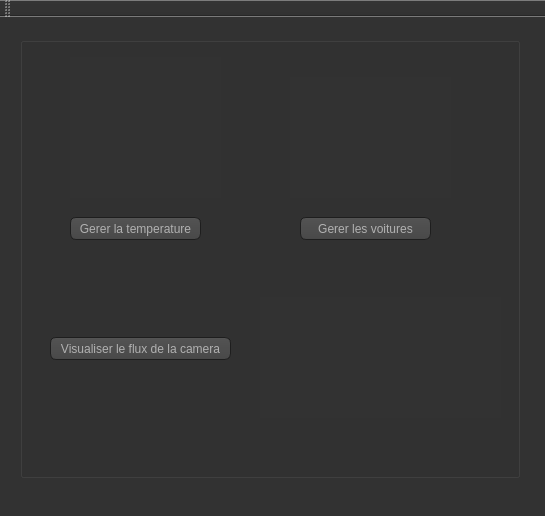
<?xml version="1.0" encoding="UTF-8"?>
<ui version="4.0">
 <class>MainWindow</class>
 <widget class="QMainWindow" name="MainWindow">
  <property name="geometry">
   <rect>
    <x>0</x>
    <y>0</y>
    <width>545</width>
    <height>516</height>
   </rect>
  </property>
  <property name="windowTitle">
   <string>MainWindow</string>
  </property>
  <property name="styleSheet">
   <string notr="true">QToolTip
{
     border: 1px solid black;
     background-color: #ffa02f;
     padding: 1px;
     border-radius: 3px;
     opacity: 100;
}

QWidget
{
    color: #b1b1b1;
    background-color: #323232;
}

QWidget:item:hover
{
    background-color: QLinearGradient( x1: 0, y1: 0, x2: 0, y2: 1, stop: 0 #ffa02f, stop: 1 #ca0619);
    color: #000000;
}

QWidget:item:selected
{
    background-color: QLinearGradient( x1: 0, y1: 0, x2: 0, y2: 1, stop: 0 #ffa02f, stop: 1 #d7801a);
}

QMenuBar::item
{
    background: transparent;
}

QMenuBar::item:selected
{
    background: transparent;
    border: 1px solid #ffaa00;
}

QMenuBar::item:pressed
{
    background: #444;
    border: 1px solid #000;
    background-color: QLinearGradient(
        x1:0, y1:0,
        x2:0, y2:1,
        stop:1 #212121,
        stop:0.4 #343434/*,
        stop:0.2 #343434,
        stop:0.1 #ffaa00*/
    );
    margin-bottom:-1px;
    padding-bottom:1px;
}

QMenu
{
    border: 1px solid #000;
}

QMenu::item
{
    padding: 2px 20px 2px 20px;
}

QMenu::item:selected
{
    color: #000000;
}

QWidget:disabled
{
    color: #404040;
    background-color: #323232;
}

QAbstractItemView
{
    background-color: QLinearGradient( x1: 0, y1: 0, x2: 0, y2: 1, stop: 0 #4d4d4d, stop: 0.1 #646464, stop: 1 #5d5d5d);
}

QWidget:focus
{
    /*border: 2px solid QLinearGradient( x1: 0, y1: 0, x2: 0, y2: 1, stop: 0 #ffa02f, stop: 1 #d7801a);*/
}

QLineEdit
{
    background-color: QLinearGradient( x1: 0, y1: 0, x2: 0, y2: 1, stop: 0 #4d4d4d, stop: 0 #646464, stop: 1 #5d5d5d);
    padding: 1px;
    border-style: solid;
    border: 1px solid #1e1e1e;
    border-radius: 5;
}

QPushButton
{
    color: #b1b1b1;
    background-color: QLinearGradient( x1: 0, y1: 0, x2: 0, y2: 1, stop: 0 #565656, stop: 0.1 #525252, stop: 0.5 #4e4e4e, stop: 0.9 #4a4a4a, stop: 1 #464646);
    border-width: 1px;
    border-color: #1e1e1e;
    border-style: solid;
    border-radius: 6;
    padding: 3px;
    font-size: 12px;
    padding-left: 5px;
    padding-right: 5px;
}

QPushButton:pressed
{
    background-color: QLinearGradient( x1: 0, y1: 0, x2: 0, y2: 1, stop: 0 #2d2d2d, stop: 0.1 #2b2b2b, stop: 0.5 #292929, stop: 0.9 #282828, stop: 1 #252525);
}

QComboBox
{
    selection-background-color: #ffaa00;
    background-color: QLinearGradient( x1: 0, y1: 0, x2: 0, y2: 1, stop: 0 #565656, stop: 0.1 #525252, stop: 0.5 #4e4e4e, stop: 0.9 #4a4a4a, stop: 1 #464646);
    border-style: solid;
    border: 1px solid #1e1e1e;
    border-radius: 5;
}

QComboBox:hover,QPushButton:hover
{
    border: 2px solid QLinearGradient( x1: 0, y1: 0, x2: 0, y2: 1, stop: 0 #ffa02f, stop: 1 #d7801a);
}


QComboBox:on
{
    padding-top: 3px;
    padding-left: 4px;
    background-color: QLinearGradient( x1: 0, y1: 0, x2: 0, y2: 1, stop: 0 #2d2d2d, stop: 0.1 #2b2b2b, stop: 0.5 #292929, stop: 0.9 #282828, stop: 1 #252525);
    selection-background-color: #ffaa00;
}

QComboBox QAbstractItemView
{
    border: 2px solid darkgray;
    selection-background-color: QLinearGradient( x1: 0, y1: 0, x2: 0, y2: 1, stop: 0 #ffa02f, stop: 1 #d7801a);
}

QComboBox::drop-down
{
     subcontrol-origin: padding;
     subcontrol-position: top right;
     width: 15px;

     border-left-width: 0px;
     border-left-color: darkgray;
     border-left-style: solid; /* just a single line */
     border-top-right-radius: 3px; /* same radius as the QComboBox */
     border-bottom-right-radius: 3px;
 }

QComboBox::down-arrow
{
     image: url(:/down_arrow.png);
}

QGroupBox:focus
{
border: 2px solid QLinearGradient( x1: 0, y1: 0, x2: 0, y2: 1, stop: 0 #ffa02f, stop: 1 #d7801a);
}

QTextEdit:focus
{
    border: 2px solid QLinearGradient( x1: 0, y1: 0, x2: 0, y2: 1, stop: 0 #ffa02f, stop: 1 #d7801a);
}

QScrollBar:horizontal {
     border: 1px solid #222222;
     background: QLinearGradient( x1: 0, y1: 0, x2: 0, y2: 1, stop: 0.0 #121212, stop: 0.2 #282828, stop: 1 #484848);
     height: 7px;
     margin: 0px 16px 0 16px;
}

QScrollBar::handle:horizontal
{
      background: QLinearGradient( x1: 0, y1: 0, x2: 1, y2: 0, stop: 0 #ffa02f, stop: 0.5 #d7801a, stop: 1 #ffa02f);
      min-height: 20px;
      border-radius: 2px;
}

QScrollBar::add-line:horizontal {
      border: 1px solid #1b1b19;
      border-radius: 2px;
      background: QLinearGradient( x1: 0, y1: 0, x2: 1, y2: 0, stop: 0 #ffa02f, stop: 1 #d7801a);
      width: 14px;
      subcontrol-position: right;
      subcontrol-origin: margin;
}

QScrollBar::sub-line:horizontal {
      border: 1px solid #1b1b19;
      border-radius: 2px;
      background: QLinearGradient( x1: 0, y1: 0, x2: 1, y2: 0, stop: 0 #ffa02f, stop: 1 #d7801a);
      width: 14px;
     subcontrol-position: left;
     subcontrol-origin: margin;
}

QScrollBar::right-arrow:horizontal, QScrollBar::left-arrow:horizontal
{
      border: 1px solid black;
      width: 1px;
      height: 1px;
      background: white;
}

QScrollBar::add-page:horizontal, QScrollBar::sub-page:horizontal
{
      background: none;
}

QScrollBar:vertical
{
      background: QLinearGradient( x1: 0, y1: 0, x2: 1, y2: 0, stop: 0.0 #121212, stop: 0.2 #282828, stop: 1 #484848);
      width: 7px;
      margin: 16px 0 16px 0;
      border: 1px solid #222222;
}

QScrollBar::handle:vertical
{
      background: QLinearGradient( x1: 0, y1: 0, x2: 0, y2: 1, stop: 0 #ffa02f, stop: 0.5 #d7801a, stop: 1 #ffa02f);
      min-height: 20px;
      border-radius: 2px;
}

QScrollBar::add-line:vertical
{
      border: 1px solid #1b1b19;
      border-radius: 2px;
      background: QLinearGradient( x1: 0, y1: 0, x2: 0, y2: 1, stop: 0 #ffa02f, stop: 1 #d7801a);
      height: 14px;
      subcontrol-position: bottom;
      subcontrol-origin: margin;
}

QScrollBar::sub-line:vertical
{
      border: 1px solid #1b1b19;
      border-radius: 2px;
      background: QLinearGradient( x1: 0, y1: 0, x2: 0, y2: 1, stop: 0 #d7801a, stop: 1 #ffa02f);
      height: 14px;
      subcontrol-position: top;
      subcontrol-origin: margin;
}

QScrollBar::up-arrow:vertical, QScrollBar::down-arrow:vertical
{
      border: 1px solid black;
      width: 1px;
      height: 1px;
      background: white;
}


QScrollBar::add-page:vertical, QScrollBar::sub-page:vertical
{
      background: none;
}

QTextEdit
{
    background-color: #242424;
}

QPlainTextEdit
{
    background-color: #242424;
}

QHeaderView::section
{
    background-color: QLinearGradient(x1:0, y1:0, x2:0, y2:1, stop:0 #616161, stop: 0.5 #505050, stop: 0.6 #434343, stop:1 #656565);
    color: white;
    padding-left: 4px;
    border: 1px solid #6c6c6c;
}

QCheckBox:disabled
{
color: #414141;
}

QDockWidget::title
{
    text-align: center;
    spacing: 3px; /* spacing between items in the tool bar */
    background-color: QLinearGradient(x1:0, y1:0, x2:0, y2:1, stop:0 #323232, stop: 0.5 #242424, stop:1 #323232);
}

QDockWidget::close-button, QDockWidget::float-button
{
    text-align: center;
    spacing: 1px; /* spacing between items in the tool bar */
    background-color: QLinearGradient(x1:0, y1:0, x2:0, y2:1, stop:0 #323232, stop: 0.5 #242424, stop:1 #323232);
}

QDockWidget::close-button:hover, QDockWidget::float-button:hover
{
    background: #242424;
}

QDockWidget::close-button:pressed, QDockWidget::float-button:pressed
{
    padding: 1px -1px -1px 1px;
}

QMainWindow::separator
{
    background-color: QLinearGradient(x1:0, y1:0, x2:0, y2:1, stop:0 #161616, stop: 0.5 #151515, stop: 0.6 #212121, stop:1 #343434);
    color: white;
    padding-left: 4px;
    border: 1px solid #4c4c4c;
    spacing: 3px; /* spacing between items in the tool bar */
}

QMainWindow::separator:hover
{

    background-color: QLinearGradient(x1:0, y1:0, x2:0, y2:1, stop:0 #d7801a, stop:0.5 #b56c17 stop:1 #ffa02f);
    color: white;
    padding-left: 4px;
    border: 1px solid #6c6c6c;
    spacing: 3px; /* spacing between items in the tool bar */
}

QToolBar::handle
{
     spacing: 3px; /* spacing between items in the tool bar */
     background: url(:/images/handle.png);
}

QMenu::separator
{
    height: 2px;
    background-color: QLinearGradient(x1:0, y1:0, x2:0, y2:1, stop:0 #161616, stop: 0.5 #151515, stop: 0.6 #212121, stop:1 #343434);
    color: white;
    padding-left: 4px;
    margin-left: 10px;
    margin-right: 5px;
}

QProgressBar
{
    border: 2px solid grey;
    border-radius: 5px;
    text-align: center;
}

QProgressBar::chunk
{
    background-color: #d7801a;
    width: 2.15px;
    margin: 0.5px;
}

QTabBar::tab {
    color: #b1b1b1;
    border: 1px solid #444;
    border-bottom-style: none;
    background-color: #323232;
    padding-left: 10px;
    padding-right: 10px;
    padding-top: 3px;
    padding-bottom: 2px;
    margin-right: -1px;
}

QTabWidget::pane {
    border: 1px solid #444;
    top: 1px;
}

QTabBar::tab:last
{
    margin-right: 0; /* the last selected tab has nothing to overlap with on the right */
    border-top-right-radius: 3px;
}

QTabBar::tab:first:!selected
{
 margin-left: 0px; /* the last selected tab has nothing to overlap with on the right */


    border-top-left-radius: 3px;
}

QTabBar::tab:!selected
{
    color: #b1b1b1;
    border-bottom-style: solid;
    margin-top: 3px;
    background-color: QLinearGradient(x1:0, y1:0, x2:0, y2:1, stop:1 #212121, stop:.4 #343434);
}

QTabBar::tab:selected
{
    border-top-left-radius: 3px;
    border-top-right-radius: 3px;
    margin-bottom: 0px;
}

QTabBar::tab:!selected:hover
{
    /*border-top: 2px solid #ffaa00;
    padding-bottom: 3px;*/
    border-top-left-radius: 3px;
    border-top-right-radius: 3px;
    background-color: QLinearGradient(x1:0, y1:0, x2:0, y2:1, stop:1 #212121, stop:0.4 #343434, stop:0.2 #343434, stop:0.1 #ffaa00);
}

QRadioButton::indicator:checked, QRadioButton::indicator:unchecked{
    color: #b1b1b1;
    background-color: #323232;
    border: 1px solid #b1b1b1;
    border-radius: 6px;
}

QRadioButton::indicator:checked
{
    background-color: qradialgradient(
        cx: 0.5, cy: 0.5,
        fx: 0.5, fy: 0.5,
        radius: 1.0,
        stop: 0.25 #ffaa00,
        stop: 0.3 #323232
    );
}

QCheckBox::indicator{
    color: #b1b1b1;
    background-color: #323232;
    border: 1px solid #b1b1b1;
    width: 9px;
    height: 9px;
}

QRadioButton::indicator
{
    border-radius: 6px;
}

QRadioButton::indicator:hover, QCheckBox::indicator:hover
{
    border: 1px solid #ffaa00;
}

QCheckBox::indicator:checked
{
    image:url(:/images/checkbox.png);
}

QCheckBox::indicator:disabled, QRadioButton::indicator:disabled
{
    border: 1px solid #444;
}</string>
  </property>
  <widget class="QWidget" name="centralWidget">
   <widget class="QGroupBox" name="groupBox">
    <property name="geometry">
     <rect>
      <x>20</x>
      <y>20</y>
      <width>500</width>
      <height>441</height>
     </rect>
    </property>
    <property name="title">
     <string/>
    </property>
    <widget class="QPushButton" name="pushButton">
     <property name="geometry">
      <rect>
       <x>50</x>
       <y>180</y>
       <width>131</width>
       <height>23</height>
      </rect>
     </property>
     <property name="text">
      <string>Gerer la temperature</string>
     </property>
    </widget>
    <widget class="QPushButton" name="pushButton_2">
     <property name="geometry">
      <rect>
       <x>280</x>
       <y>180</y>
       <width>131</width>
       <height>23</height>
      </rect>
     </property>
     <property name="text">
      <string>Gerer les voitures</string>
     </property>
    </widget>
    <widget class="QLabel" name="label1">
     <property name="geometry">
      <rect>
       <x>270</x>
       <y>40</y>
       <width>161</width>
       <height>121</height>
      </rect>
     </property>
     <property name="text">
      <string/>
     </property>
     <property name="pixmap">
      <pixmap>car90_42507 copy.png</pixmap>
     </property>
    </widget>
    <widget class="QLabel" name="label_2">
     <property name="geometry">
      <rect>
       <x>50</x>
       <y>20</y>
       <width>151</width>
       <height>141</height>
      </rect>
     </property>
     <property name="text">
      <string/>
     </property>
     <property name="pixmap">
      <pixmap>temperature-icon-png-1.png</pixmap>
     </property>
    </widget>
    <widget class="QPushButton" name="pushButton_3">
     <property name="geometry">
      <rect>
       <x>30</x>
       <y>300</y>
       <width>181</width>
       <height>23</height>
      </rect>
     </property>
     <property name="text">
      <string>Visualiser le flux de la camera</string>
     </property>
    </widget>
    <widget class="QLabel" name="label">
     <property name="geometry">
      <rect>
       <x>240</x>
       <y>260</y>
       <width>241</width>
       <height>121</height>
      </rect>
     </property>
     <property name="text">
      <string/>
     </property>
     <property name="pixmap">
      <pixmap>../../camera.png</pixmap>
     </property>
    </widget>
   </widget>
  </widget>
  <widget class="QMenuBar" name="menuBar">
   <property name="geometry">
    <rect>
     <x>0</x>
     <y>0</y>
     <width>545</width>
     <height>21</height>
    </rect>
   </property>
  </widget>
  <widget class="QToolBar" name="mainToolBar">
   <attribute name="toolBarArea">
    <enum>TopToolBarArea</enum>
   </attribute>
   <attribute name="toolBarBreak">
    <bool>false</bool>
   </attribute>
  </widget>
  <widget class="QStatusBar" name="statusBar"/>
 </widget>
 <layoutdefault spacing="6" margin="11"/>
 <resources/>
 <connections/>
</ui>
